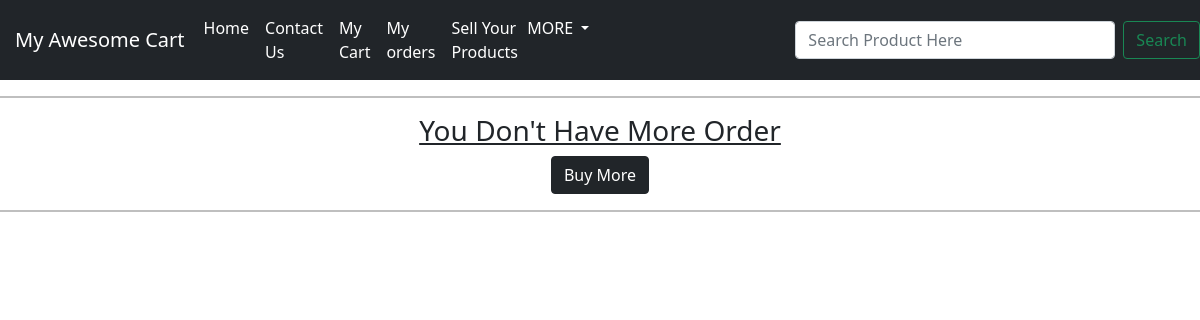
Before: /shop/vieworder/ (signed in) with the older database file.
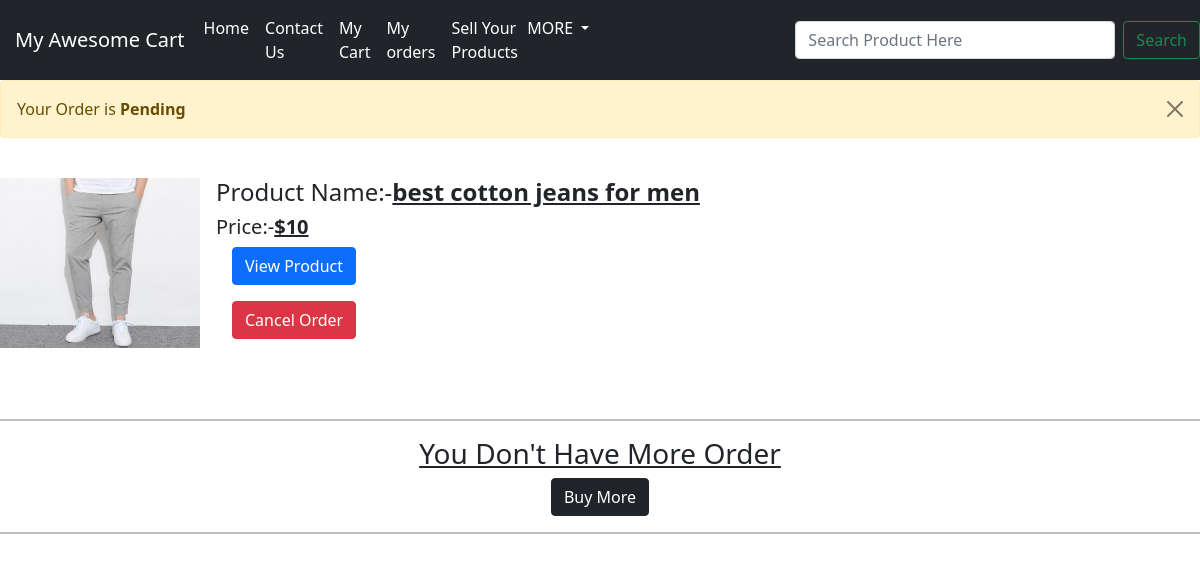
After: the same page with the newer database file.
### shop/models.py (models this page shows, shortened)
class Order(models.Model):
    product_image=models.ImageField(upload_to="shop/images")
    product_name=models.CharField(max_length=200)
    product_price=models.CharField(max_length=200)
    name=models.CharField(max_length=50)
    email=models.CharField(max_length=50, default="")
    address1=models.CharField(max_length=100, default="")
    address2=models.CharField(max_length=400, default="")
    city=models.CharField(max_length=100, default="")
    state=models.CharField(max_length=50, default="")
    zip=models.IntegerField(default=0)
    phone=models.CharField(max_length=10,default="0")
    order_method=models.CharField(max_length=50, default="")
    product_id=models.CharField(max_length=1,default=0)
    admin_id=models.IntegerField(default="")
    user_uid=models.IntegerField(default=0)
    order_status=models.CharField(max_length=200,default="Pending")

### shop/views.py (the view)
# urls.py: path('vieworder/', views.vieworder,       name="vieworder"),
def vieworder(requests):
    order= Order.objects.all()
    context={'order':order}
    return render(requests, 'shop/vieworder.html',context)

### templates/shop/vieworder.html (shortened to what this page needs)
{% extends 'shop/basic.html' %}
{%block body%}
{%if user.is_authenticated%}
{% for order in order %}
{% if request.user.id == order.user_uid %}
{% if order.order_status == "Pending" %}
<div class="alert alert-warning alert-dismissible fade show" role="alert">
  Your Order is <strong>Pending</strong>
  <button type="button" class="btn-close" data-bs-dismiss="alert" aria-label="Close"></button>
</div>
{% elif order.order_status == "Dispatched" %}
<div class="alert alert-info alert-dismissible fade show" role="alert">
  Your Order has been <strong>Dispatched</strong>
  <button type="button" class="btn-close" data-bs-dismiss="alert" aria-label="Close"></button>
</div>
{% elif order.order_status == "Delivered" %}
<div class="alert alert-success alert-dismissible fade show" role="alert">
  Your Order has been Successfully <strong>Delivered</strong>
  <button type="button" class="btn-close" data-bs-dismiss="alert" aria-label="Close"></button>
</div>
{% endif %}
<br>
<div class="d-flex position-relative">
  <img src="/media/{{order.product_image}}" class="flex-shrink-0 me-3" alt="...">
  <div>
    <h4 class="mt-0">Product Name:-<b><u>{{order.product_name}}</u></b></h4>
    <h5>Price:-<b><u>{{order.product_price}}</u></b></h6>
    <a href="/shop/productview/{{order.product_id}}"><button class="btn btn-primary mx-3" >View Product</button></p></a>
    <a href="destroy/{{order.id}}" onclick="return confirm('Are you sure you want to Cancel The Order?')"/><button class="btn btn-danger mx-3">Cancel Order</button></p></a>
  </div>
</div>
<br>
<br>
{% endif %}
{% endfor %}
<hr style="height:2px;color:black;"></hr>
<center><h3><u>You Don't Have More Order</u></h3>
<a href="/shop"><button class="btn btn-dark">Buy More</button></a></center>
<hr style="height:2px;color:black;"></hr><br>
{%else%}
<center><h2>Please sign in to see your Orders</h2>
<a href="/" class="btn btn-danger">Sign in Here</a></center>
{%endif%}
{%endblock%}

Changed rows visible on the page:
added Order: user_uid 1 (drawn), product_image (picture), product_name "best cotton jeans for men", product_price "$10"
